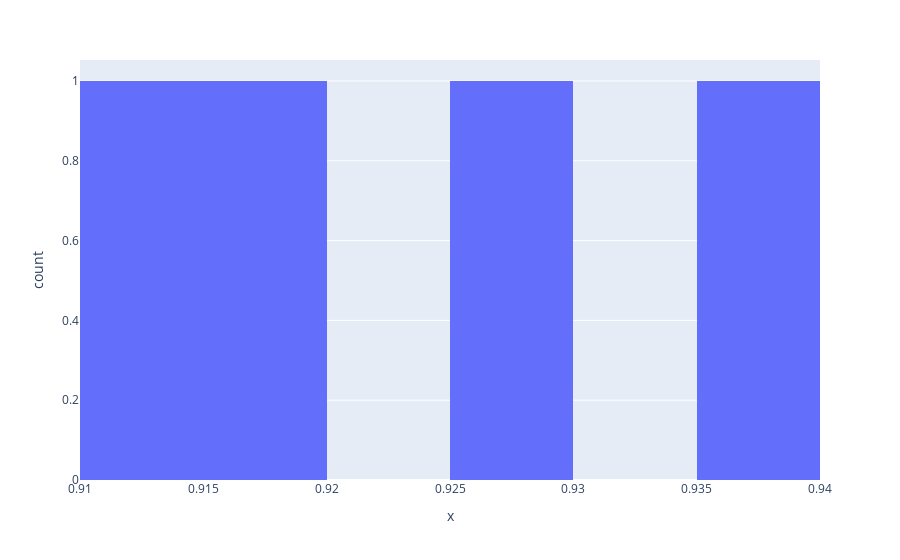

Notebook code for this chart:
### Code cell
result = run_test(
    "validmind.model_validation.ragas.AnswerSimilarity",
    inputs={"dataset": vm_test_ds},
    params=ragas_column_map,
    show=False,
)
plot_distribution(result.metric.summary.results[0].data)

### Figure 1 — Plotly figure (JSON) as saved in the notebook; plotly's stock layout.template omitted (floating-point values rounded to 4 significant figures)
{"data": [{"alignmentgroup": "True", "bingroup": "x", "hovertemplate": "x=%{x}<br>count=%{y}<extra></extra>", "legendgroup": "", "marker": {"color": "#636efa", "pattern": {"shape": ""}}, "name": "", "nbinsx": 10, "offsetgroup": "", "orientation": "v", "showlegend": false, "type": "histogram", "x": [0.9272, 0.9141, 0.9188, 0.9365], "xaxis": "x", "yaxis": "y"}], "layout": {"barmode": "relative", "legend": {"tracegroupgap": 0}, "margin": {"t": 60}, "xaxis": {"anchor": "y", "domain": [0, 1], "title": {"text": "x"}}, "yaxis": {"anchor": "x", "domain": [0, 1], "title": {"text": "count"}}}}
